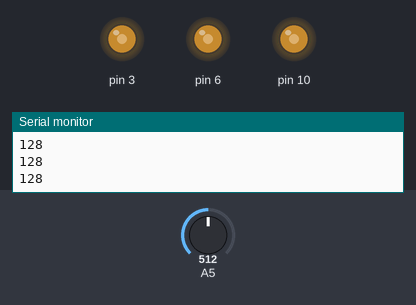
Recording of a sketch running on a simulated Arduino Uno, built with avr-gcc and run on an emulated ATmega328P. Parts: output pins drawn as LEDs (lit = HIGH), the last lines printed to the serial monitor. The inputs (shaded band) are chosen by the test bench; at power-on: A5 = 512.

Above: at 1.2 s.
1.3 s: A5 set to 716
At 1.9 s:
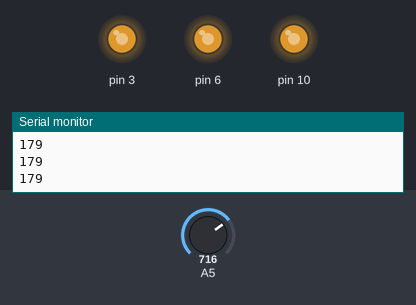
2.8 s: A5 set to 900
At 3.2 s:
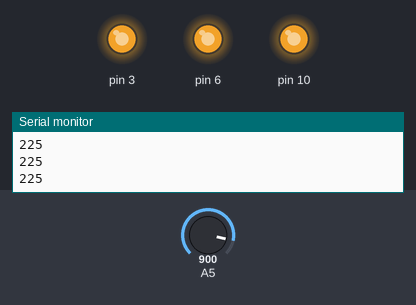
4.3 s: A5 set to 122
At 5.4 s:
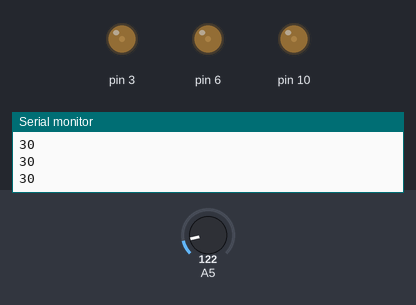
5.8 s: A5 set to 0
At 6.6 s:
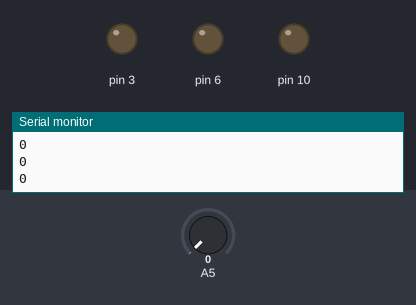
Timing chart, 0 to 8.3 s (numbered marks = the images above; inputs shaded):
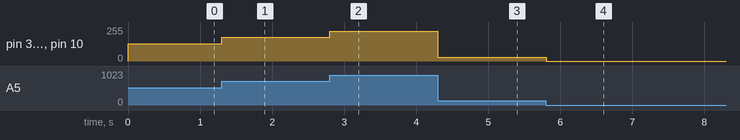

Measured:
- after the input at 1.3 s, pin 3, pin 6, pin 10: 128/255 → 179/255 at once
- after the input at 2.8 s, pin 3, pin 6, pin 10: 179/255 → 225/255 at once
- after the input at 4.3 s, pin 3, pin 6, pin 10: 225/255 → 30/255 at once
- after the input at 5.8 s, pin 3, pin 6, pin 10: 30/255 → 0/255 at once

The sketch:

Dimmer.ino
```cpp
void setup() {
  // put your setup code here, to run once:
  pinMode(3, OUTPUT);
  pinMode(6, OUTPUT);
  pinMode(10, OUTPUT);
  Serial.begin(9600);

}

void loop() {
  // put your main code here, to run repeatedly:
  //digitalWrite(3, HIGH);
  Serial.println(analogRead(A5)/4);
  analogWrite(3, analogRead(A5)/4);
  analogWrite(6, analogRead(A5)/4);
  analogWrite(10, analogRead(A5)/4);
}
```
